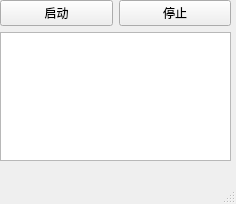
<?xml version="1.0" encoding="UTF-8"?>
<ui version="4.0">
 <class>MainWindow</class>
 <widget class="QMainWindow" name="MainWindow">
  <property name="geometry">
   <rect>
    <x>0</x>
    <y>0</y>
    <width>236</width>
    <height>204</height>
   </rect>
  </property>
  <property name="windowTitle">
   <string>MainWindow</string>
  </property>
  <widget class="QWidget" name="centralwidget">
   <widget class="QWidget" name="verticalLayoutWidget">
    <property name="geometry">
     <rect>
      <x>0</x>
      <y>0</y>
      <width>231</width>
      <height>161</height>
     </rect>
    </property>
    <layout class="QVBoxLayout" name="verticalLayout">
     <item>
      <layout class="QHBoxLayout" name="horizontalLayout">
       <item>
        <widget class="QPushButton" name="pushButton">
         <property name="text">
          <string>启动</string>
         </property>
        </widget>
       </item>
       <item>
        <widget class="QPushButton" name="pushButton_2">
         <property name="text">
          <string>停止</string>
         </property>
        </widget>
       </item>
      </layout>
     </item>
     <item>
      <widget class="QTextBrowser" name="textBrowser"/>
     </item>
    </layout>
   </widget>
  </widget>
  <widget class="QMenuBar" name="menubar">
   <property name="geometry">
    <rect>
     <x>0</x>
     <y>0</y>
     <width>236</width>
     <height>22</height>
    </rect>
   </property>
  </widget>
  <widget class="QStatusBar" name="statusbar"/>
 </widget>
 <resources/>
 <connections/>
</ui>
